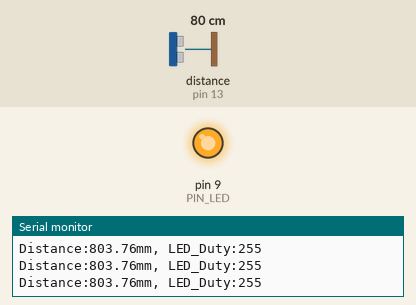
Recording of a sketch running on a simulated Arduino Uno, built with avr-gcc and run on an emulated ATmega328P. On the bench: output pins drawn as LEDs (lit = HIGH), the last lines printed to the serial monitor. Wiring (inferred from the names in the program): ultrasonic range finder: trigger pin 12; echo pin 13. The inputs (shaded band) are chosen by the test bench; at power-on: distance to the obstacle (sensor on pin 13) 80 cm. The echo pulse lasts 58.3 µs per cm; pins used as bus, display or sensor lines are not drawn.

Above: at 1.2 s.
1.3 s: distance to the obstacle (sensor on pin 13) set to 18 cm
At 2.05 s:
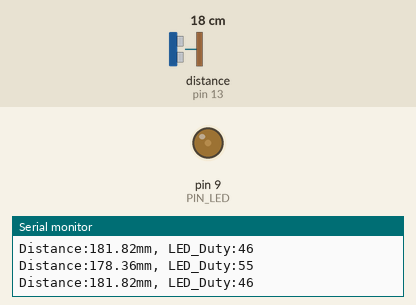
4.3 s: distance to the obstacle (sensor on pin 13) set to 2 cm
Timing chart, 0 to 7.3 s (numbered marks = the images above; inputs shaded):
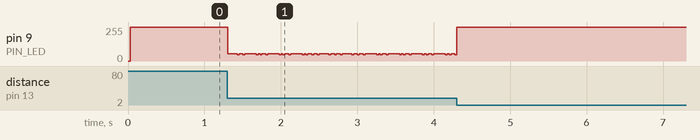

The sketch:

08_example_2.ino
```cpp
// Arduino pin assignment
#define PIN_LED  9
#define PIN_TRIG 12    // sonar sensor TRIGGER
#define PIN_ECHO 13    // sonar sensor ECHO

// configurable parameters
#define SND_VEL 346.0      // sound velocity at 24 celsius degree (unit: m/sec)
#define INTERVAL 25      // sampling interval (unit: msec)
#define PULSE_DURATION 10 // ultra-sound Pulse Duration (unit: usec)
#define _DIST_MIN 100.0   // minimum distance to be measured (unit: mm)
#define _DIST_MAX 300.0   // maximum distance to be measured (unit: mm)

#define TIMEOUT ((INTERVAL / 2) * 1000.0) // maximum echo waiting time (unit: usec)
#define SCALE (0.001 * 0.5 * SND_VEL) // coefficent to convert duration to distance

unsigned long last_sampling_time;    // unit: msec

void setup() {
  // initialize GPIO pins
  pinMode(PIN_LED, OUTPUT);
  pinMode(PIN_TRIG, OUTPUT);  // sonar TRIGGER
  pinMode(PIN_ECHO, INPUT);   // sonar ECHO
  digitalWrite(PIN_TRIG, LOW);
  Serial.begin(115200);
}

void loop() {
  float distance;
  int ledDuty;

  // Apply a sampling interval of 25ms
  if (millis() < (last_sampling_time + INTERVAL)) {
    return;
  }
  last_sampling_time += INTERVAL;

  // Read distance from the ultrasonic sensor
  distance = USS_measure(PIN_TRIG, PIN_ECHO);

  // Calculate LED brightness based on distance
  if (distance >= 100.0 && distance <= 200.0) {
    // Distance from 100mm to 200mm: brightness increases from min to max
    // Use float for accurate calculation
    ledDuty = (int) ( ( (200.0 - distance) / 100.0 ) * 255.0 );
  } else if (distance > 200.0 && distance <= 300.0) {
    // Distance from 200mm to 300mm: brightness decreases from max to min
    ledDuty = (int) ( ( (distance - 200.0) / 100.0 ) * 255.0 );
  } else if (distance > 300.0) {
    // If distance is greater than 300mm, LED is off
    ledDuty = 255; // LED OFF (active low)
  } else { // If distance is less than 100mm
    // If distance is less than 100mm, LED is off
    ledDuty = 255; // LED OFF (active low)
  }

  // Handle special conditions for 150mm and 250mm
  if (distance >= 149.0 && distance <= 151.0) {
    ledDuty = (int)(0.5 * 255); // 50% duty cycle
  }
  if (distance >= 249.0 && distance <= 251.0) {
    ledDuty = (int)(0.5 * 255); // 50% duty cycle
  }

  // Ensure ledDuty is within the valid range [0, 255]
  ledDuty = constrain(ledDuty, 0, 255);

  // Control LED brightness (active low: 0=max brightness, 255=off)
  analogWrite(PIN_LED, ledDuty);

  // Output the distance and duty cycle to the serial port
  Serial.print("Distance:");
  Serial.print(distance);
  Serial.print("mm, LED_Duty:");
  Serial.println(ledDuty);

  // No delay(50) as it's now controlled by the interval logic
}

// get a distance reading from USS. return value is in millimeter.
float USS_measure(int TRIG, int ECHO)
{
  digitalWrite(TRIG, HIGH);
  delayMicroseconds(PULSE_DURATION);
  digitalWrite(TRIG, LOW);

  return pulseIn(ECHO, HIGH, TIMEOUT) * SCALE;
}
```
